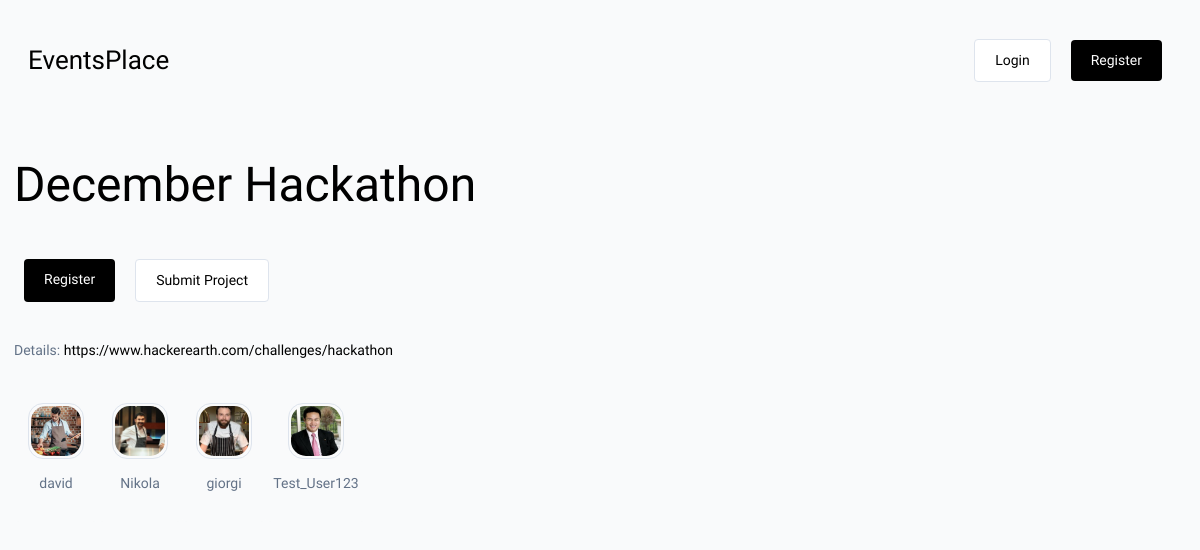
/event/d7b06bc1-17b6-411e-9b98-6e4dc6cf309d/, run on the app's committed database.
### base/models.py (models this page shows, shortened)
class Event(models.Model):
    name = models.CharField(max_length=200)
    preview = models.TextField(null=True, blank=True)
    description = models.TextField(null=True, blank=True)
    participants = models.ManyToManyField(
        User, blank=True, related_name='events')
    start_date = models.DateTimeField(null=True)
    end_date = models.DateTimeField(null=True)
    registration_deadline = models.DateTimeField(null=True)
    updated = models.DateTimeField(auto_now=True)
    created = models.DateTimeField(auto_now_add=True)
    id = models.UUIDField(default=uuid.uuid4, unique=True,
                          primary_key=True, editable=False)
    class Meta:
        ordering = ['-end_date']
    @property
    def event_status(self):
        status = None
        present = datetime.now().timestamp()
        deadline = self.registration_deadline.timestamp()
        past_deadline = (present > deadline)
        if past_deadline:
            status = 'Finished'
        else:
            status = 'Ongoing'
        return status

class User(AbstractUser):
    name = models.CharField(max_length=100, null=True)
    email = models.EmailField(unique=True, null=True)
    bio = models.TextField(null=True, blank=True)
    hackathon_participant = models.BooleanField(default=True, null=True)
    avatar = ResizedImageField(size=[300, 300], default='avatar.png')
    id = models.UUIDField(default=uuid.uuid4, unique=True,
                          primary_key=True, editable=False)
    USERNAME_FIELD = 'email'
    REQUIRED_FIELDS = ['username']
    twitter = models.URLField(max_length=500, null=True, blank=True)
    linkedin = models.URLField(max_length=500, null=True, blank=True)
    website = models.URLField(max_length=500, null=True, blank=True)
    facebook = models.URLField(max_length=500, null=True, blank=True)
    github = models.URLField(max_length=500, null=True, blank=True)
    class Meta:
        ordering = ['avatar']

### base/views.py (the view)
# urls.py: path('event/<str:pk>/', views.event_page, name="event"),
def event_page(request, pk):
    event = Event.objects.get(id=pk)
    registered = False
    submitted = False
    if request.user.is_authenticated:
        registered = request.user.events.filter(id=event.id).exists()
        submitted = Submission.objects.filter(
            participant=request.user, event=event).exists()
    context = {
        'event': event,
        'registered': registered,
        'submitted': submitted
    }
    return render(request, 'event.html', context)

### templates/event.html
{% extends 'main.html' %}
{% load static %}
{% block content %}
<link rel='stylesheet' type='text/css' media='screen' href='{% static "css/event.css" %}'>
<div class="section">
    <h1>{{event.name}}</h1>
</div>
{% if event.event_status == 'Ongoing' %}
<div class="section" id="event--action--wrapper">
    {% if registered %}
    <p class="text--success">You have already registed for this event || </p>
    {% else %}
    <a class="btn btn--primary" href="{% url 'registration-confirmation' event.id %}">Register</a>
    {% endif %}
    {% if submitted %}
    <p class="text--success">You have already submitted your project</p>
    {% else %}
    <a class="btn btn--secondary" href="{% url 'project-submission' event.id %}">Submit Project</a>
    {% endif %}
</div>
{% else %}
<p>Registration closed for this event.</p>
{% endif %}
<div class="markdown-body">
    <p>{{event.description|linebreaks|urlize}}</p>
</div>
<div class="users--lists section">
    {% for user in event.participants.all %}
    <a href="{% url 'profile' user.id%}">
        <div class="wrapper--user">
            <div class="avatar__border">
                <img class="user--avatar--sm" src="{{user.avatar.url}}" />
            </div>
            <p>{{user.name}}</p>
        </div>
    </a>
    {% endfor %}
</div>
{% endblock content %}

### static/css/main.css (style rules this page uses)
* { box-sizing: border-box; margin: 0; padding: 0; font-family: "Readex Pro"; background-color: rgb(249, 250, 251); line-height: 1.5em; color: #000; font-size: 14px; }
h1, h2, h3, h4, h5, h6 { font-weight: 500; }
h1 { font-size: 48px; }
p { color: #637287; }
a { text-decoration: none; }
.section { margin: 2em 0; }
.btn { padding: 10px 20px; border-radius: 4px; text-decoration: none; color: black; display: block; width: fit-content; margin: 10px; background-color: none; border: none; }
.btn--primary { background-color: #000; color: #fff; }
.btn--secondary { background-color: #fff; color: #000; border: 1px solid #dee4ed; }
.wrapper--user { display: flex; flex-direction: column; align-items: center; padding: 1em; border-radius: 5px; text-align: center; max-width: 100px; }
.wrapper--user * { margin-top: 1em; }
.avatar__border { border: 1px solid #dee4ed; width: fit-content; border-radius: 15px; margin: 0; padding: 2px; line-height: 0; }
.user--avatar--sm { height: 50px; width: 50px; object-fit: cover; border-radius: 15px; margin: 0; padding: 0; line-height: 0; }
.users--lists { display: flex; flex-wrap: wrap; }
#event--action--wrapper { display: flex; flex-wrap: wrap; }

### static/css/event.css (style rules this page uses)
* { line-height: 1.5em; }
h1, h2, h3, h4, h5, h6 { margin-top: 0.5em; margin-bottom: 0.5em; }
p { margin: 1em 0; }

### data on the page
Event: name "December Hackathon", description "Details: https://www.hackerearth.com/challenges/hackathon"
User: avatar (picture), name "david"
User: avatar (picture), name "Nikola"
User: avatar (picture), name "giorgi"
User: avatar (picture), name "Test_User123"
